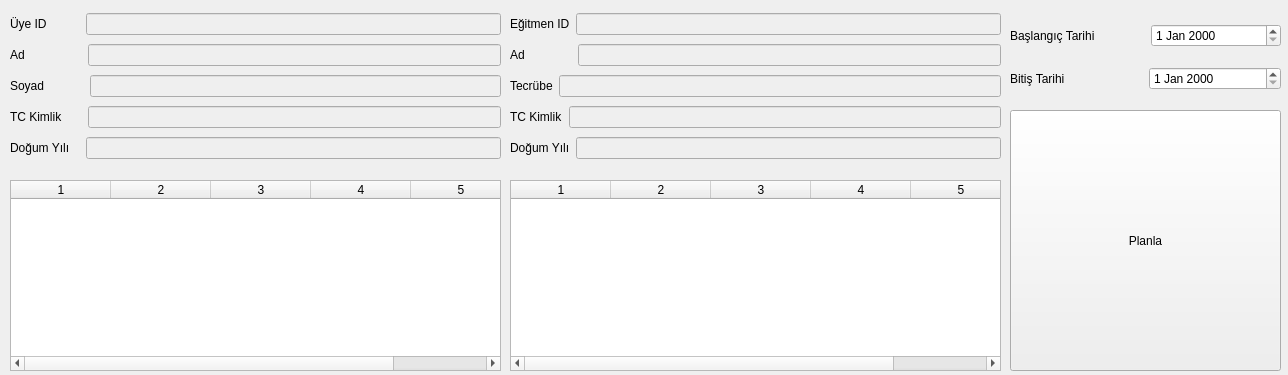
<?xml version="1.0" encoding="UTF-8"?>
<ui version="4.0">
 <class>planlama</class>
 <widget class="QWidget" name="planlama">
  <property name="geometry">
   <rect>
    <x>0</x>
    <y>0</y>
    <width>1288</width>
    <height>375</height>
   </rect>
  </property>
  <property name="windowTitle">
   <string>Form</string>
  </property>
  <widget class="QTableWidget" name="tableWidget">
   <property name="geometry">
    <rect>
     <x>10</x>
     <y>180</y>
     <width>491</width>
     <height>191</height>
    </rect>
   </property>
   <column>
    <property name="text">
     <string>1</string>
    </property>
   </column>
   <column>
    <property name="text">
     <string>2</string>
    </property>
   </column>
   <column>
    <property name="text">
     <string>3</string>
    </property>
   </column>
   <column>
    <property name="text">
     <string>4</string>
    </property>
   </column>
   <column>
    <property name="text">
     <string>5</string>
    </property>
   </column>
  </widget>
  <widget class="QPushButton" name="push_planla">
   <property name="geometry">
    <rect>
     <x>1010</x>
     <y>110</y>
     <width>271</width>
     <height>261</height>
    </rect>
   </property>
   <property name="text">
    <string>Planla</string>
   </property>
  </widget>
  <widget class="QWidget" name="verticalLayoutWidget">
   <property name="geometry">
    <rect>
     <x>10</x>
     <y>10</y>
     <width>491</width>
     <height>156</height>
    </rect>
   </property>
   <layout class="QVBoxLayout" name="verticalLayout">
    <item>
     <layout class="QHBoxLayout" name="horizontalLayout_14">
      <item>
       <widget class="QLabel" name="label_14">
        <property name="text">
         <string>Üye ID          </string>
        </property>
       </widget>
      </item>
      <item>
       <widget class="QLineEdit" name="line_uye_id">
        <property name="enabled">
         <bool>false</bool>
        </property>
       </widget>
      </item>
     </layout>
    </item>
    <item>
     <layout class="QHBoxLayout" name="horizontalLayout_13">
      <item>
       <widget class="QLabel" name="label_13">
        <property name="text">
         <string>Ad                 </string>
        </property>
       </widget>
      </item>
      <item>
       <widget class="QLineEdit" name="line_ad_u">
        <property name="enabled">
         <bool>false</bool>
        </property>
       </widget>
      </item>
     </layout>
    </item>
    <item>
     <layout class="QHBoxLayout" name="horizontalLayout_19">
      <item>
       <widget class="QLabel" name="label_19">
        <property name="text">
         <string>Soyad            </string>
        </property>
       </widget>
      </item>
      <item>
       <widget class="QLineEdit" name="line_soyad">
        <property name="enabled">
         <bool>false</bool>
        </property>
       </widget>
      </item>
     </layout>
    </item>
    <item>
     <layout class="QHBoxLayout" name="horizontalLayout_15">
      <item>
       <widget class="QLabel" name="label_15">
        <property name="text">
         <string>TC Kimlik      </string>
        </property>
       </widget>
      </item>
      <item>
       <widget class="QLineEdit" name="line_tc_u">
        <property name="enabled">
         <bool>false</bool>
        </property>
       </widget>
      </item>
     </layout>
    </item>
    <item>
     <layout class="QHBoxLayout" name="horizontalLayout_21">
      <item>
       <widget class="QLabel" name="label_21">
        <property name="text">
         <string>Doğum Yılı   </string>
        </property>
       </widget>
      </item>
      <item>
       <widget class="QLineEdit" name="line_dogum_u">
        <property name="enabled">
         <bool>false</bool>
        </property>
       </widget>
      </item>
     </layout>
    </item>
   </layout>
  </widget>
  <widget class="QWidget" name="verticalLayoutWidget_2">
   <property name="geometry">
    <rect>
     <x>510</x>
     <y>10</y>
     <width>491</width>
     <height>156</height>
    </rect>
   </property>
   <layout class="QVBoxLayout" name="verticalLayout_2">
    <item>
     <layout class="QHBoxLayout" name="horizontalLayout_16">
      <item>
       <widget class="QLabel" name="label_16">
        <property name="text">
         <string>Eğitmen ID</string>
        </property>
       </widget>
      </item>
      <item>
       <widget class="QLineEdit" name="line_egitmen_id">
        <property name="enabled">
         <bool>false</bool>
        </property>
       </widget>
      </item>
     </layout>
    </item>
    <item>
     <layout class="QHBoxLayout" name="horizontalLayout_17">
      <item>
       <widget class="QLabel" name="label_17">
        <property name="text">
         <string>Ad              </string>
        </property>
       </widget>
      </item>
      <item>
       <widget class="QLineEdit" name="line_ad">
        <property name="enabled">
         <bool>false</bool>
        </property>
       </widget>
      </item>
     </layout>
    </item>
    <item>
     <layout class="QHBoxLayout" name="horizontalLayout_20">
      <item>
       <widget class="QLabel" name="label_20">
        <property name="text">
         <string>Tecrübe</string>
        </property>
       </widget>
      </item>
      <item>
       <widget class="QLineEdit" name="line_tecrube">
        <property name="enabled">
         <bool>false</bool>
        </property>
       </widget>
      </item>
     </layout>
    </item>
    <item>
     <layout class="QHBoxLayout" name="horizontalLayout_22">
      <item>
       <widget class="QLabel" name="label_22">
        <property name="text">
         <string>TC Kimlik</string>
        </property>
       </widget>
      </item>
      <item>
       <widget class="QLineEdit" name="line_tc">
        <property name="enabled">
         <bool>false</bool>
        </property>
       </widget>
      </item>
     </layout>
    </item>
    <item>
     <layout class="QHBoxLayout" name="horizontalLayout_18">
      <item>
       <widget class="QLabel" name="label_18">
        <property name="text">
         <string>Doğum Yılı</string>
        </property>
       </widget>
      </item>
      <item>
       <widget class="QLineEdit" name="line_dogum">
        <property name="enabled">
         <bool>false</bool>
        </property>
       </widget>
      </item>
     </layout>
    </item>
   </layout>
  </widget>
  <widget class="QWidget" name="verticalLayoutWidget_3">
   <property name="geometry">
    <rect>
     <x>1010</x>
     <y>10</y>
     <width>271</width>
     <height>94</height>
    </rect>
   </property>
   <layout class="QVBoxLayout" name="verticalLayout_3">
    <item>
     <layout class="QHBoxLayout" name="horizontalLayout_23">
      <item>
       <widget class="QLabel" name="label_23">
        <property name="text">
         <string>Başlangıç Tarihi               </string>
        </property>
       </widget>
      </item>
      <item>
       <widget class="QDateEdit" name="date_baslangic"/>
      </item>
     </layout>
    </item>
    <item>
     <layout class="QHBoxLayout" name="horizontalLayout_24">
      <item>
       <widget class="QLabel" name="label_24">
        <property name="text">
         <string>Bitiş Tarihi</string>
        </property>
       </widget>
      </item>
      <item>
       <widget class="QDateEdit" name="date_bitis"/>
      </item>
     </layout>
    </item>
   </layout>
  </widget>
  <widget class="QTableWidget" name="tableWidget_2">
   <property name="geometry">
    <rect>
     <x>510</x>
     <y>180</y>
     <width>491</width>
     <height>191</height>
    </rect>
   </property>
   <column>
    <property name="text">
     <string>1</string>
    </property>
   </column>
   <column>
    <property name="text">
     <string>2</string>
    </property>
   </column>
   <column>
    <property name="text">
     <string>3</string>
    </property>
   </column>
   <column>
    <property name="text">
     <string>4</string>
    </property>
   </column>
   <column>
    <property name="text">
     <string>5</string>
    </property>
   </column>
  </widget>
 </widget>
 <resources/>
 <connections/>
</ui>
